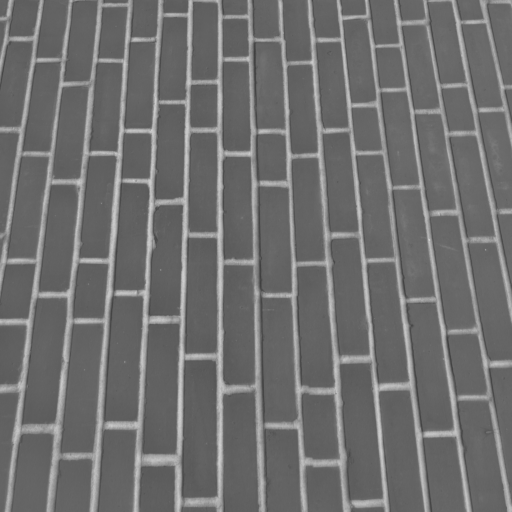
#> input picture skimage.data.brick(), 512 x 512 px
$ python fig_gallery.py
#> lines starting #> are read from the running program, lines starting #| are printed output that depends on the picture
### manuscript/natcommun_2026-11-18/code/additional_pilots.py
from pathlib import Path
import csv
import numpy as np
import scipy.ndimage as ndi
from PIL import Image
import matplotlib
matplotlib.use('Agg')
import matplotlib.pyplot as plt

OUT=Path('/mnt/data/PBGIA_additional_examples_20261117')
FIG=OUT/'figures'; DAT=OUT/'data'
FIG.mkdir(parents=True, exist_ok=True); DAT.mkdir(exist_ok=True)
plt.rcParams.update({'font.size':8,'pdf.fonttype':42,'ps.fonttype':42,'savefig.bbox':'tight'})

# ---------- Core PBGIA helpers (adapted from manuscript code) ----------
# [7 lines left out: function normalize_0_1, not called in this run]


def to_gray(a):
    return normalize_0_1(a)


# [40 lines left out: functions generate_field, tensor_from_vector, image_st, not called in this run]


def angle_delta(a,b):
    return (a-b+90.)%180.-90.


# [8 lines left out: function axis_mean, not called in this run]


def img_rotate(img,theta):
    return ndi.rotate(img,float(theta),reshape=False,order=1,mode='reflect',prefilter=False)


def roi_center(shape,fraction=.65):
    R,C=shape; cy,cx=np.ogrid[:R,:C]
    return ((cy-R/2)/(R*fraction/2))**2+((cx-C/2)/(C*fraction/2))**2 < 1


# [97 lines left out: functions choose_mask, process, local_metrics, rotation_metrics, synthetic_strata, not called in this run]


def synthetic_collagen(size=320, seed=0):
#> called with size = 320, seed = 0
    rng=np.random.default_rng(seed)
    y,x=np.mgrid[:size,:size]
    img=np.ones((size,size),np.float32)*0.75
    for _ in range(36):
        x0=rng.uniform(-0.1,1.1)*size
        y0=rng.uniform(0,size)
        theta=np.deg2rad(rng.normal(18,12))
        curv=rng.normal(0,0.15)
        for t in np.linspace(-1.2,1.2,700):
            xs=x0 + 115*t*np.cos(theta)
            ys=y0 + 115*t*np.sin(theta) + 22*curv*np.sin(2*np.pi*t)
            if 0<=xs<size and 0<=ys<size:
                xi=int(xs); yi=int(ys)
                img[max(0,yi-1):min(size,yi+2),max(0,xi-1):min(size,xi+2)] -= rng.uniform(0.02,0.06)
    img=ndi.gaussian_filter(img,1.4)
    img += 0.06*rng.standard_normal((size,size))
    return np.clip(img,0,1)


def synthetic_weave(size=320, seed=1):
    rng=np.random.default_rng(seed)
    y,x=np.mgrid[:size,:size]
    x2=(x*np.cos(np.deg2rad(12))+y*np.sin(np.deg2rad(12)))
    y2=(-x*np.sin(np.deg2rad(12))+y*np.cos(np.deg2rad(12)))
    p=22.0; w=6.5
    warp=np.exp(-((np.mod(x2,p)-p/2)/w)**2)
    weft=np.exp(-((np.mod(y2,p)-p/2)/w)**2)
    over=((np.floor(x2/p)+np.floor(y2/p))%2)
    img=0.25+0.45*np.maximum(warp*(0.7+0.3*over), weft*(0.7+0.3*(1-over)))
    img=ndi.gaussian_filter(img,1.0)+0.05*rng.standard_normal((size,size))
    return np.clip(img,0,1)


def synthetic_wood(size=320, seed=2):
    rng=np.random.default_rng(seed)
    y,x=np.mgrid[:size,:size]
    x0=x + 18*np.sin(y/35.) + 7*np.sin(y/9.)
    rings=np.sin((x0 + 8*np.sin(x/70.0))/8.0)
    img=0.5+0.23*rings+0.08*np.sin(y/4.5)+0.03*rng.standard_normal((size,size))
    img=ndi.gaussian_filter(img,0.8)
    return np.clip(img,0,1)


def synthetic_leaf(size=320, seed=3):
#> called with size = 320, seed = 3
    rng=np.random.default_rng(seed)
    y,x=np.mgrid[:size,:size]
    cx=size/2; cy=size/2
    xx=(x-cx)/(0.42*size); yy=(y-cy)/(0.28*size)
    leaf=((xx**2 + yy**2 + 0.2*xx**4) < 1.0)
    img=np.ones((size,size),np.float32)
    img[leaf]=0.82
    veins=np.zeros_like(img)
    # midrib
    veins[:,size//2-1:size//2+1]=1
    # branches
    for side in (-1,1):
        for t in np.linspace(0.14,0.86,10):
            y0=int(t*size)
            length=int((0.12+0.20*(1-abs(t-0.5)*2))*size)
            ang=np.deg2rad(side*(25+rng.uniform(-7,7)))
            for s in np.linspace(0,1,length):
                xs=int(cx + side*s*length*np.cos(ang)*0.85)
                ys=int(y0 + s*length*np.sin(ang)*0.22)
                if 0<=xs<size and 0<=ys<size and leaf[ys,xs]:
                    veins[max(0,ys-1):min(size,ys+2),max(0,xs-1):min(size,xs+2)] = 1
    veins=ndi.gaussian_filter(veins,1.0)
    img -= 0.55*veins
    img += 0.03*rng.standard_normal((size,size))
    img[~leaf]=1.0
    return np.clip(img,0,1)


def synthetic_buildings(size=320, seed=4):
#> called with size = 320, seed = 4
    rng=np.random.default_rng(seed)
    img=np.ones((size,size),np.float32)*0.92
    img[:90]=0.75  # sky gradient to be added
    horizon=95
    img[:horizon]=np.linspace(0.8,0.95,horizon)[:,None]
    x=8
    while x<size-20:
        w=int(rng.integers(14,32)); h=int(rng.integers(95,200))
        y0=size-h
        shade=float(rng.uniform(0.35,0.75))
        img[y0:size, x:x+w]=shade
        # windows
        for yy in range(y0+6,size-6,12):
            for xx in range(x+3,x+w-3,8):
                img[yy:yy+4, xx:xx+3]=min(0.95, shade+0.18)
        x += w + int(rng.integers(3,8))
    img=ndi.gaussian_filter(img,0.5)
    return np.clip(img,0,1)


def load_user(path):
    return np.array(Image.open(path))


# [118 lines left out: functions crop_rod_panel, field_overlay, run, not called in this run]

# [2 lines that do not run on import are left out]

### manuscript/natcommun_2026-11-18/code/multithreshold_directors.py
"""Reproducible multi-cutoff Z2->S2->tensor director study; no model fitting.
The positive-semidefinite tensors are summed before diagonalization, never directors.
Segments are dense and their LENGTH encodes eigenvalue gap (anisotropy strength).
Original image copyright-uncertain photos are excluded.
"""
import sys,csv
from pathlib import Path
import numpy as np
import scipy.ndimage as ndi
from PIL import Image
from matplotlib.collections import LineCollection
import matplotlib.pyplot as plt
from skimage import data,transform,filters

HERE=Path(__file__).resolve().parents[1]
sys.path.insert(0,str(HERE/'code'))
from real_image_examples import generate_field,normalize_0_1,img_rotate,axis_mean,angle_delta,roi_center,synthetic_strata,retina_vessel_input
from additional_pilots import synthetic_collagen, synthetic_weave, synthetic_wood, synthetic_leaf, synthetic_buildings

plt.rcParams.update({'font.size':8,'pdf.fonttype':42,'ps.fonttype':42,'savefig.bbox':'tight'})


def resize_gray(a,shape=(320,320)):
    arr=np.asarray(a)
    if arr.ndim==3:
        arr=(arr.astype(float)[...,:3]*np.array([.2989,.587,.114])).sum(axis=-1)
    if arr.max()>1.5: arr=arr/255.0
    return transform.resize(arr,shape,anti_aliasing=True,preserve_range=True).astype('float32').clip(0,1)


def multi_field(img, sigma=8, thresholds=(.15,.325,.5,.675,.85), smooth=.8):
    # Quantile-based multi cutoff: retains tonal domain structure, no Otsu single threshold.
    sm=ndi.gaussian_filter(img,smooth)
    cuts=np.unique(np.quantile(sm,thresholds))
    Mrr=Mcc=Mrc=None
    activations=[]
    for q in cuts:
        mask=sm>q
        frac=mask.mean()
        if frac<.005 or frac>.995: continue
        vr,vc,s=generate_field(mask,nsteps=30)
        # M carries magnitude and orientation; Gaussian convolution of outer products.
        rr=ndi.gaussian_filter(vr*vr,sigma)
        cc=ndi.gaussian_filter(vc*vc,sigma)
        rc=ndi.gaussian_filter(vr*vc,sigma)
        if Mrr is None: Mrr=np.zeros_like(rr);Mcc=np.zeros_like(cc);Mrc=np.zeros_like(rc)
        Mrr+=rr;Mcc+=cc;Mrc+=rc
        activations.append(float(frac))
    if not activations: raise RuntimeError('no useful threshold')
    Mrr/=len(activations);Mcc/=len(activations);Mrc/=len(activations)
    trace=Mrr+Mcc
    gap=np.hypot(Mcc-Mrr,2*Mrc)
    coherence=gap/(trace+1e-12)
    normal=(.5*np.degrees(np.arctan2(-2*Mrc,Mcc-Mrr)))%180
    tang=(normal+90)%180
    return {'tangent':tang,'gap':gap,'trace':trace,'coherence':coherence,'cuts':cuts,'n':len(activations),'Mrr':Mrr,'Mcc':Mcc,'Mrc':Mrc}


def structure_tensor(gray, sigma=8,pre=1.2):
    a=ndi.gaussian_filter(gray,pre)
    gr,gc=np.gradient(a)
    Mrr=ndi.gaussian_filter(gr*gr,sigma)
    Mcc=ndi.gaussian_filter(gc*gc,sigma)
    Mrc=ndi.gaussian_filter(gr*gc,sigma)
    trace=Mrr+Mcc
    gap=np.hypot(Mcc-Mrr,2*Mrc)
    coherence=gap/(trace+1e-12)
    normal=(.5*np.degrees(np.arctan2(-2*Mrc,Mcc-Mrr)))%180
    return {'tangent':(normal+90)%180,'gap':gap,'trace':trace,'coherence':coherence}


# [34 lines left out: functions strength_segments, equivariance, not called in this run]


def construct_cases():
    st,truth=synthetic_strata(size=320,amplitude=22,period=190.,stripe=17,seed=19)
    cases=[('Curved strata (synthetic)',st,'synthetic',truth),
           ('Collagen-like fibers (synthetic)',synthetic_collagen(),'synthetic',None),
           ('Leaf veins (synthetic)',synthetic_leaf(),'synthetic',None),
           ('Wood grain (synthetic)',synthetic_wood(),'synthetic',None),
           ('Textile weave (synthetic)',synthetic_weave(),'synthetic',None),
           ('Building array (synthetic)',synthetic_buildings(),'synthetic',None),
           ('CC0 brick wall',data.brick(),'CC0 scikit-image',None),
           ('CC0 retina vessel contrast',retina_vessel_input(),'CC0 scikit-image',None),
           ('CC0 grass texture',data.grass(),'CC0 scikit-image',None)]
    return [(nm,resize_gray(img),typ,truth) for nm,img,typ,truth in cases]


# [73 lines left out: function run, not called in this run]

# [2 lines that do not run on import are left out]

### manuscript/natcommun_2026-11-18/code/real_image_examples.py
"""Reproducible, newly evaluated REAL CC0 image PBGIA examples.

Inputs: scikit-image 0.26.0 bundled data: brick, grass, retina.
Each is documented as CC0 in skimage.data function docstrings.
No images supplied by the user or third-party copyright-uncertain photos are used.

Output: manuscript PDF figures and CSV of rotation-equivariance measures.
This is a NEW exploratory pilot, not part of the frozen final PBGIA benchmark.
"""
import csv
from pathlib import Path
import numpy as np
import scipy.ndimage as ndi
from skimage import data, color, filters, transform
from skimage.filters import frangi, threshold_otsu
import matplotlib
matplotlib.use('Agg')
import matplotlib.pyplot as plt

OUT=Path(__file__).resolve().parents[1]
(OUT/'figures').mkdir(exist_ok=True)
(OUT/'data').mkdir(exist_ok=True)
(OUT/'source_images').mkdir(exist_ok=True)
plt.rcParams.update({'font.size':9,'pdf.fonttype':42,'ps.fonttype':42,'savefig.bbox':'tight'})


def normalize_0_1(a):
    a=np.asarray(a,dtype=np.float32)
    return np.clip(a/255.0,0,1)


# [4 lines left out: function rasterize, not called in this run]


def generate_field(mask,nsteps=30,J=1.0,D=1.0,h=2.0,w_init=2.3):
    """2D PBGIA central-gradient synchronized normalized alignment.
       Grid: axis 0 is image row, axis 1 image column; periodic dynamics.
    """
    b=np.asarray(mask,bool)
    f=np.where(b,1.0,-1.0).astype(np.float32)
    xi=ndi.distance_transform_edt(b)-ndi.distance_transform_edt(~b)
    s=np.tanh(xi/w_init).astype(np.float32)
    dr=(np.roll(s,-1,0)-np.roll(s,1,0))*0.5
    dc=(np.roll(s,-1,1)-np.roll(s,1,1))*0.5
    norm=np.sqrt(dr*dr+dc*dc)
    scale=np.sqrt(np.maximum(0,1-s*s))/np.maximum(norm,1e-12)
    vr=dr*scale; vc=dc*scale
    for t in range(nsteps):
        Hr=J*(np.roll(vr,-1,0)+np.roll(vr,1,0)+np.roll(vr,-1,1)+np.roll(vr,1,1))
        Hc=J*(np.roll(vc,-1,0)+np.roll(vc,1,0)+np.roll(vc,-1,1)+np.roll(vc,1,1))
        Hs=J*(np.roll(s,-1,0)+np.roll(s,1,0)+np.roll(s,-1,1)+np.roll(s,1,1))+h*f
        Hr+=D*(np.roll(s,-1,0)-np.roll(s,1,0))*0.5
        Hc+=D*(np.roll(s,-1,1)-np.roll(s,1,1))*0.5
        H=np.sqrt(Hr*Hr+Hc*Hc+Hs*Hs)
        valid=H>1e-12
        vr=np.where(valid,Hr/np.maximum(H,1e-12),vr)
        vc=np.where(valid,Hc/np.maximum(H,1e-12),vc)
        s=np.where(valid,Hs/np.maximum(H,1e-12),s)
    return vr,vc,s


# [18 lines left out: functions tensor_from_vector, image_st, not called in this run]


def angle_delta(a,b):
    return (a-b+90.)%180.-90.


def axis_mean(theta,weights,roi=None):
    # axial circular mean in 0-180 deg
    w=np.asarray(weights,dtype=np.float64)
    if roi is not None: w=w*np.asarray(roi)
    x=np.sum(w*np.cos(2*np.deg2rad(theta)))
    y=np.sum(w*np.sin(2*np.deg2rad(theta)))
    angle=(0.5*np.degrees(np.arctan2(y,x)))%180
    order=np.hypot(x,y)/max(np.sum(w),1e-15)
    return float(angle),float(order)


def img_rotate(img,theta):
    return ndi.rotate(img,float(theta),reshape=False,order=1,mode='reflect',prefilter=False)


def roi_center(shape,fraction=.65):
    R,C=shape; cy,cx=np.ogrid[:R,:C]
    return ((cy-R/2)/(R*fraction/2))**2+((cx-C/2)/(C*fraction/2))**2 < 1


# [21 lines left out: functions process_real, field_overlay, not called in this run]


def crop_mid(a,frac=.78):
    H,W=a.shape[:2]; h=int(H*frac); w=int(W*frac)
    return a[(H-h)//2:(H+h)//2,(W-w)//2:(W+w)//2]


def retina_vessel_input():
    a=data.retina()
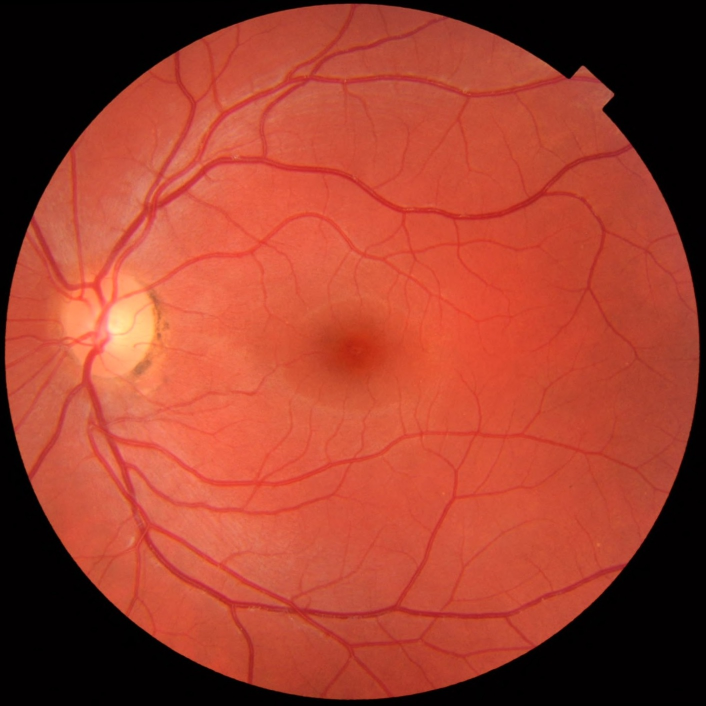
#> input picture skimage.data.retina(), 1411 x 1411 px (shown at 1/2 size)
#> a is the input picture: shape (1411, 1411, 3); mean R, G, B 159.4, 63.5, 46.1
    rgb=transform.resize(a,(520,520),anti_aliasing=True,preserve_range=True)
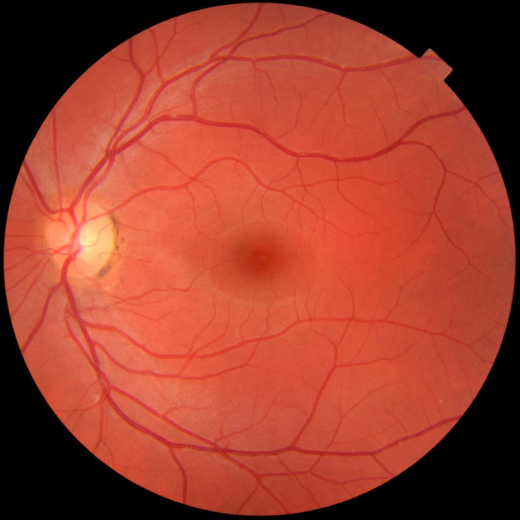
#> rgb: shape (520, 520, 3) float64; mean R, G, B 159.4, 63.5, 46.1
    green=rgb[:,:,1].astype('float32')/255
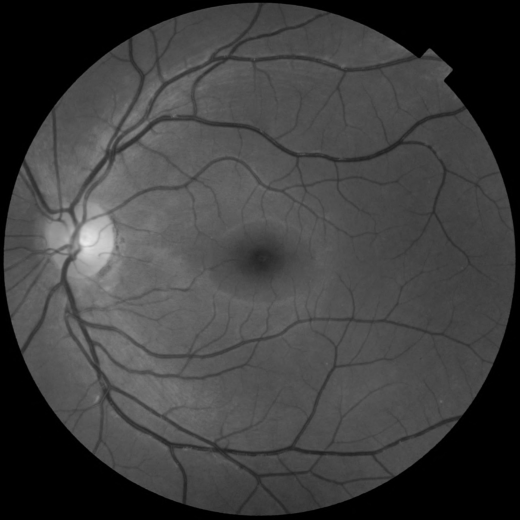
#> green: shape (520, 520) float32; min 0, max 0.917, mean 0.249
    # Local dark-tube response; suppress the artificial circular field boundary.
    smooth=ndi.gaussian_filter(green,17)
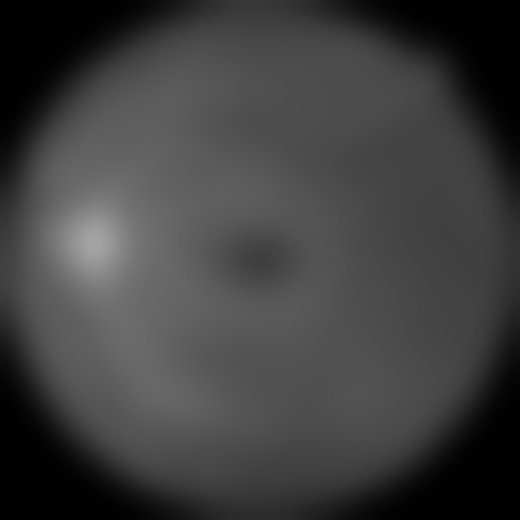
#> smooth: shape (520, 520) float32; min 4.68e-09, max 0.645, mean 0.249
    residual=np.clip(smooth-green,0,None)
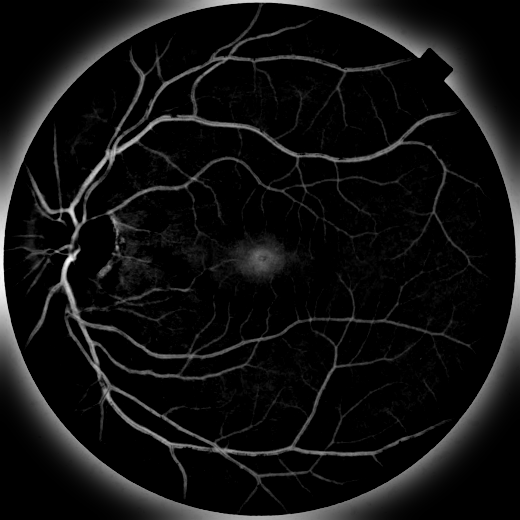
#> residual: shape (520, 520) float32; min 0, max 0.26, mean 0.0172; drawn with min black and max white
    Y,X=np.ogrid[:520,:520]
    inner=((X-260)**2+(Y-260)**2)<(185**2)
    residual[~inner]=0
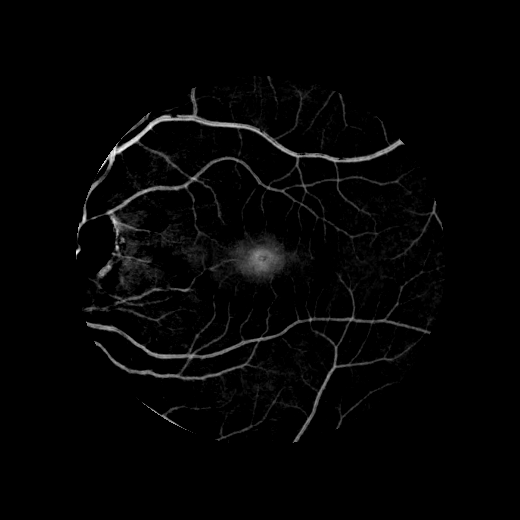
#> residual: shape (520, 520) float32; min 0, max 0.202, mean 0.0037; drawn with min black and max white
    return residual


def synthetic_strata(size=320,amplitude=22.0,period=190.,stripe=17.,seed=19):
    y,x=np.mgrid[:size,:size]
    k=2*np.pi/period
    phase=y-amplitude*np.sin(k*x)
    rng=np.random.default_rng(seed)
    gray=np.clip(.5+.35*np.sin(2*np.pi*phase/stripe)+.025*rng.standard_normal((size,size)),0,1)
    true_tang=(-np.degrees(np.arctan(amplitude*k*np.cos(k*x))))%180
    return gray.astype('float32'),true_tang


# [120 lines left out: function make_figures, not called in this run]

# [1 lines that do not run on import are left out]

### manuscript/natcommun_2026-11-18/code/revision2/t47_cont_textures.py
"""Texture analyses redone with the continuous source (normalized intensity -> h(2g-1)), side by side with the
five-cut stack and the structure tensor: (1) LIC texture with four known disclinations, count/matches vs sigma;
(2) nine textures: local rotational consistency, error to analytic tangent (strata), defect counts vs sigma."""
import sys,csv,numpy as np,scipy.ndimage as ndi
sys.path[:0]=['/home/claude/work','/home/claude/work/manuscript_v2/code','/home/claude/work/manuscript_v2/code/revision2']
from dirscale import raw_tensor,st_raw,qfield,defect_list,tangent_deg
from gray import gen_gray
import multithreshold_directors as mt
from real_image_examples import img_rotate,roi_center
from multiprocessing import Pool
def raw_cont(img,smooth=.8,h=2.0):
    """pixel-level outer products of v generated by the continuous source; g = intensity normalized between its 2% and 98% quantiles"""
    sm=ndi.gaussian_filter(img,smooth); lo,hi=np.quantile(sm,(.02,.98)); g=np.clip((sm-lo)/(hi-lo),0,1)
    vr,vc,s=gen_gray(2*g-1,h=h,full=True); return np.stack([vr*vr,vc*vc,vr*vc])
RAW={'PBGIA_cuts':raw_tensor,'PBGIA_cont':raw_cont,'ST':st_raw}
def rot_q(q,theta):
    re=ndi.rotate(q.real,-theta,reshape=False,order=1,mode='reflect'); im=ndi.rotate(q.imag,-theta,reshape=False,order=1,mode='reflect')
    return (re+1j*im)*np.exp(-2j*np.deg2rad(theta))
# [31 lines left out: functions real_job, lic_rows, not called in this run]
def save(rows,fn):
    with open(fn,'w',newline='') as f: w=csv.DictWriter(f,fieldnames=list(rows[0])); w.writeheader(); w.writerows(rows)
# [4 lines that do not run on import are left out]

### manuscript/natcommun_2026-11-18/figures_src/style.py
"""Common figure style for the PBGIA manuscript. Change FULL/HALF for a different journal class."""
import matplotlib
matplotlib.use('Agg')
import matplotlib.pyplot as plt
FULL=6.3     # in, article A4 text width (REVTeX two-column: 7.0)
HALF=3.1     # in
FS=8
C=dict(pbgia='#2a78d6',conv='#eb6834',smooth='#1baf7a',init='#eda100',prev='#8c8c86',ink='#2f2f2d',grid='#e4e3df',theory='#2f2f2d')
MK=dict(pbgia='o',conv='^',smooth='s',init='D',prev='d')
SFIELD=dict(cmap='coolwarm',vmin=-1,vmax=1)   # scalar component s, same in every figure
plt.rcParams.update({'font.size':FS,'axes.titlesize':FS,'axes.labelsize':FS,'xtick.labelsize':7,'ytick.labelsize':7,'legend.fontsize':7,
 'font.family':'DejaVu Sans','mathtext.fontset':'dejavusans','pdf.fonttype':42,'ps.fonttype':42,
 'axes.edgecolor':C['ink'],'axes.labelcolor':C['ink'],'xtick.color':C['ink'],'ytick.color':C['ink'],'axes.linewidth':0.6,
 'xtick.major.width':0.6,'ytick.major.width':0.6,'axes.spines.top':False,'axes.spines.right':False,
 'axes.grid':True,'grid.color':C['grid'],'grid.linewidth':0.5,'lines.linewidth':1.2,'lines.markersize':4,
 'legend.frameon':False,'savefig.dpi':300,'savefig.bbox':'tight','savefig.pad_inches':0.02,'figure.dpi':150})
def label(ax,s,dx=-0.02,dy=1.02):
    """Panel label '(a)' at the upper-left corner outside the axes, same everywhere."""
    ax.text(dx,dy,f'({s})',transform=ax.transAxes,fontsize=FS,fontweight='bold',ha='right',va='bottom',color=C['ink'])
def imlabel(ax,s):
    """Panel label for image panels (no axes): upper-left inside a white box."""
    ax.text(0.02,0.98,f'({s})',transform=ax.transAxes,fontsize=FS,fontweight='bold',ha='left',va='top',color=C['ink'],
            bbox=dict(boxstyle='square,pad=0.15',fc='white',ec='none',alpha=0.85))
def noaxis(ax):
    ax.set_xticks([]);ax.set_yticks([]);ax.grid(False)
    for sp in ax.spines.values(): sp.set_visible(False)
def save(fig,name,outdir):
    fig.savefig(f'{outdir}/{name}.pdf'); fig.savefig(f'{outdir}/{name}.png',dpi=200); plt.close(fig)
def legend_top(ax,ncol=2,**kw):
    """Legend in a row above the axes (keeps data unobstructed); panel label sits to its left."""
    return ax.legend(loc='lower left',bbox_to_anchor=(0.0,1.01),ncol=ncol,borderaxespad=0,handletextpad=0.3,columnspacing=0.9,**kw)
def label_top(ax,s):
    ax.text(-0.02,1.01,f'({s})',transform=ax.transAxes,fontsize=FS,fontweight='bold',ha='right',va='bottom',color=C['ink'])

### manuscript/natcommun_2026-11-18/code/revision2/gray.py
"""Grayscale (partial-volume) rendering of the 2D benchmark shapes and the PBGIA generator with a continuous source.
Shape parameters are drawn in exactly the same order as bench_shapes.make2d, so seed -> identical geometry;
pose (t, shift) can be overridden to build pose ensembles of one geometry."""
import sys,numpy as np,scipy.ndimage as ndi
sys.path[:0]=['/home/claude/work']
from bench_shapes import rot2,ellipse_perimeter,flower_r,flower_perimeter

# [47 lines left out: functions params2d, inside, render, kappa2_integral, not called in this run]

def gen_gray(f,nsteps=30,J=1.0,D=1.0,h=1.5,w_init=2.3,full=False):
    """2D PBGIA generator with a continuous source f in [-1,1] (identical to generate_field for f=+-1)."""
    f=np.asarray(f,np.float64); b=f>0
    xi=ndi.distance_transform_edt(b)-ndi.distance_transform_edt(~b); s=np.tanh(xi/w_init)
    dr=(np.roll(s,-1,0)-np.roll(s,1,0))*0.5; dc=(np.roll(s,-1,1)-np.roll(s,1,1))*0.5
    sc=np.sqrt(np.maximum(0,1-s*s))/np.maximum(np.sqrt(dr*dr+dc*dc),1e-12); vr=dr*sc; vc=dc*sc
    for _ in range(nsteps):
        Hr=J*(np.roll(vr,-1,0)+np.roll(vr,1,0)+np.roll(vr,-1,1)+np.roll(vr,1,1))+D*(np.roll(s,-1,0)-np.roll(s,1,0))*0.5
        Hc=J*(np.roll(vc,-1,0)+np.roll(vc,1,0)+np.roll(vc,-1,1)+np.roll(vc,1,1))+D*(np.roll(s,-1,1)-np.roll(s,1,1))*0.5
        Hs=J*(np.roll(s,-1,0)+np.roll(s,1,0)+np.roll(s,-1,1)+np.roll(s,1,1))+h*f
        H=np.sqrt(Hr*Hr+Hc*Hc+Hs*Hs); ok=H>1e-12; Hm=np.maximum(H,1e-12)
        vr=np.where(ok,Hr/Hm,vr); vc=np.where(ok,Hc/Hm,vc); s=np.where(ok,Hs/Hm,s)
    return (vr,vc,s) if full else s

### manuscript/natcommun_2026-11-18/figures_src/fig_gallery.py
import sys,numpy as np
sys.path[:0]=['.','../code']
from style import *
from matplotlib.collections import LineCollection
import multithreshold_directors as mt
sys.path.insert(0,'/home/claude/work'); sys.path.insert(0,'../code/revision2')
from t47_cont_textures import raw_cont
import scipy.ndimage as ndi
def cont_field(img,sigma=8):
    rr,cc,rc=[ndi.gaussian_filter(x,sigma) for x in raw_cont(img)]; gap=np.hypot(cc-rr,2*rc)
    return {'tangent':((.5*np.degrees(np.arctan2(-2*rc,cc-rr)))%180+90)%180,'gap':gap,'coherence':gap/(rr+cc+1e-12)}
OUT='../figures'
cases=mt.construct_cases()
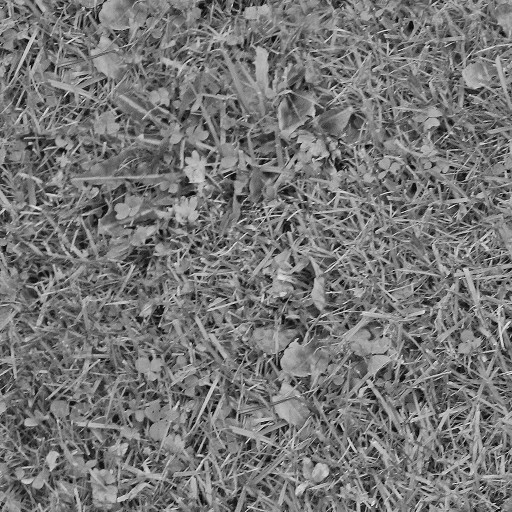
#> input picture skimage.data.grass(), 512 x 512 px
#> (the rest of the program and of its run is left out)
